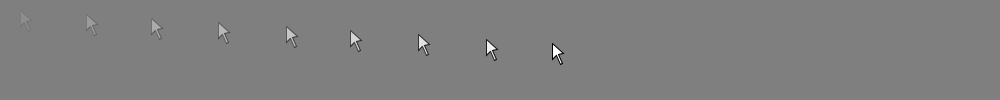
Frame 1 (no input)
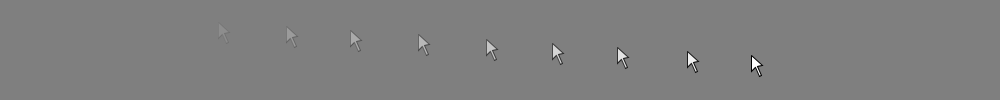
Frame 60 (the mouse pressed at the canvas centre just before this capture)
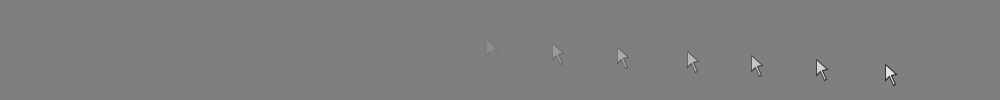
Frame 120 (the mouse held since frame 60 and released just before this capture)

The Processing sketch that drew these frames (run headless with seeded random() and noise(); from frame 60 on, the mouse is pressed at the canvas centre):

// Processing sketch: mouse_cursor_simulator
// ── mouse_cursor_simulator.pde
// Human parameters
int internal_sampling_frequency = 12000;  // Mouse image sampling frequency, unit: Hz 
int polling_frequency = 1000; // USB polling frequency, unit: Hz
int display_frequency = 60; // display frame per second, unit: Hz
float eye_retention_period = 150; // unit: ms
float eye_retention_frequency = 1000.0 / eye_retention_period; // an image presist in the eye (fps)
//float eye_retention_frequency = 60.0;   // alternatively, you can set the eye frequency directly 

// Movement profile
// unit: pixel
int sx = 20;  // start position x
int sy = 10;  // start position y
int ex = 980; // end position x
int ey = 70;  // end position y

float speed = 4000; // cursor movement speed, unit: pixel/second

// ================== INTERNAL VARIABLES =====================

float displacement = sqrt((sx-ex)*(sx-ex) + (sy-ey)*(sy-ey)); // unit: pixel
float time_taken = displacement / speed; // unit: second

float sample_interval = 1.0 / float(internal_sampling_frequency); // unit: second
float polling_interval = 1.0 / float(polling_frequency);  // unit: second
float display_interval = 1.0 / float(display_frequency);  // unit: second


//int num_sampled_points = floor(time_taken * internal_sampling_frequency);
//int num_polling_request = floor(time_taken * polling_frequency);
int num_cursor_display = floor(time_taken * display_frequency); // expected number of cursors displayed
int[] xs = new int[num_cursor_display+100]; // additional +100 sized buffer, just in case
int[] ys = new int[num_cursor_display+100];

int num_cursor_persist = ceil(float(display_frequency) / eye_retention_frequency);

// counters
int N_sample = 0;
int N_poll = 0;
int N_display = 0;

void setup()
{
  size(1000, 100);
  frameRate(5);
  println(time_taken);
  //println(num_sampled_points);
  //println(num_polling_request);
  println(num_cursor_display);

  
  float accum_poll_x = 0;  // accumulated x to be displayed
  float accum_poll_y = 0;  // accumulated y to be displayed
  
  float accum_disp_x = 0;
  float accum_disp_y = 0;
  
  float last_poll = 0.0;
  float last_disp = 0.0;
  
  xs[0] = sx;
  ys[0] = sy;
  
  // for the movement time:
  // time ticks by the sampling interval
  for(float time = 0.0; time <= time_taken; time += sample_interval)
  {    
    // when polling interval is due, add the detected displacements to the accumulated displacement (done within OS) 
    if(last_poll + polling_interval <=time){      
      float segment_start_x = interpolate(sx, ex, time_taken, last_poll); 
      float segment_start_y = interpolate(sy, ey, time_taken, last_poll);
      float segment_end_x = interpolate(sx, ex, time_taken, time); 
      float segment_end_y = interpolate(sy, ey, time_taken, time);
      
      accum_poll_x += segment_end_x - segment_start_x;
      accum_poll_y += segment_end_y - segment_start_y;
      
      last_poll = time;
      N_poll++;  
    }
    
    // when display interval is due, send the accumulated displacement to the screen. Assume internal floating point calculatin within OS    
    if(last_disp + display_interval <= time) {
      int count_x = floor(accum_poll_x);
      int count_y = floor(accum_poll_y);
      
      // display works in integer pixels
      N_display++;
      xs[N_display] = xs[N_display-1] + count_x;
      ys[N_display] = ys[N_display-1] + count_y;
      
      // keep the residue
      accum_poll_x -= count_x;
      accum_poll_y -= count_y;
      
      last_disp = time;
    }
    
    N_sample++;  
    
  }
  println(N_sample);
  println(N_poll);
  println(N_display);
}

int window = 0;

void draw()
{
  background(127);
  strokeWeight(1);
    
    
  float opacity = 0.0;
  for(int i=window;i<min(N_display, window+num_cursor_persist);i++)
  {
    opacity += 1.0 / num_cursor_persist;
    
    stroke(0, opacity*255);
    fill(255, opacity*255);
    
    draw_cursor(xs[i], ys[i]);
  }  
  
  window++;
  if(window == N_display)
  {
    window = 0;
  }
}

float interpolate(int start, int end, float total, float i)
{
  int gap = end - start;
  float ratio = i / total;
  
  return float(gap)*ratio+float(start);
}

void draw_cursor(int xpos, int ypos)
{
  pushMatrix();
  translate(xpos, ypos);
  beginShape();
  vertex(0, 0);
  vertex(0, 16);
  vertex(4, 12);
  vertex(8, 21);
  vertex(10, 20);
  vertex(6, 11);
  vertex(11, 10);
  vertex(0,0);
  endShape();
  popMatrix();
}
